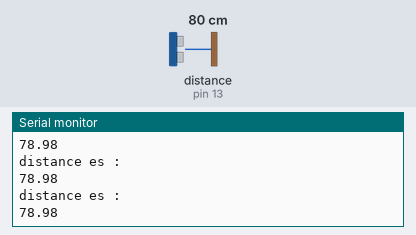
This sketch was run on a simulated Arduino Uno, built with avr-gcc and run on an emulated ATmega328P. Shown: the last lines printed to the serial monitor. Wiring (inferred from the names in the program): ultrasonic range finder: trigger pin 12; echo pin 13. The inputs (shaded band) are chosen by the test bench; at power-on: distance to the obstacle (sensor on pin 13) 80 cm. The echo pulse lasts 58.3 µs per cm.

Above: at 1.3 s.
1.4 s: distance to the obstacle (sensor on pin 13) set to 2 cm
At 1.83 s:
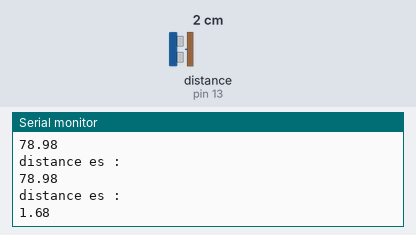
2.9 s: distance to the obstacle (sensor on pin 13) set to 4 cm
At 3.34 s:
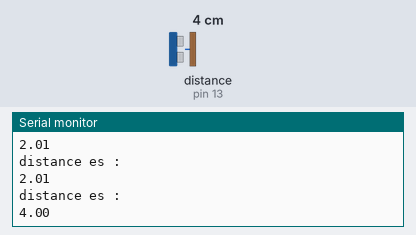
Timing chart, 0 to 5.9 s (numbered marks = the images above; inputs shaded):
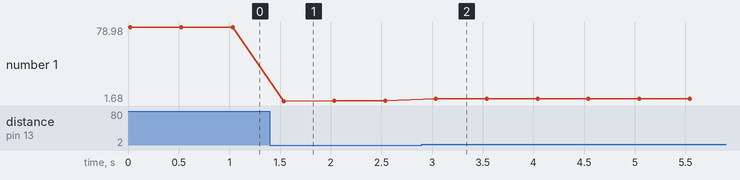

The sketch:

HS-SRO4.ino
```cpp
int echo = 13;
int trig = 12;
void setup() {
  Serial.begin(9600);
  pinMode(echo,INPUT);
  pinMode(trig,OUTPUT);

}

void loop() {
  digitalWrite(trig,LOW);
  delayMicroseconds(2);

  digitalWrite(trig,HIGH);
  delayMicroseconds(10);
  digitalWrite(trig,LOW);

  float t = pulseIn(echo,HIGH);
  float d = t*0.034 / 2;
  Serial.println("distance es : ");
  Serial.println(d);
  delay(500);

}
```

Measured:
- after the input at 1.4 s, the serial monitor: prints a new line after 0.13 s (image 1)
- after the input at 2.9 s, the serial monitor: prints a new line after 0.14 s (image 2)
- plotted number 1: 78.98 → 2.01 after the input at 1.4 s, 2.01 → 4 after the input at 2.9 s
